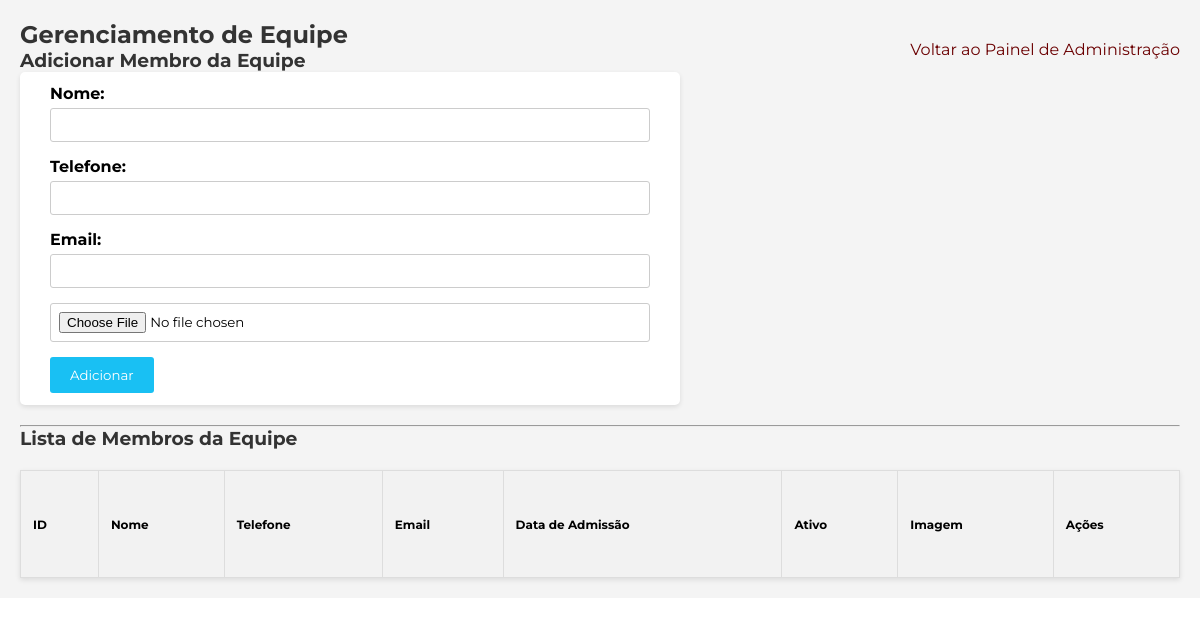
Page /gerenciamentoequipe on the earlier database version.
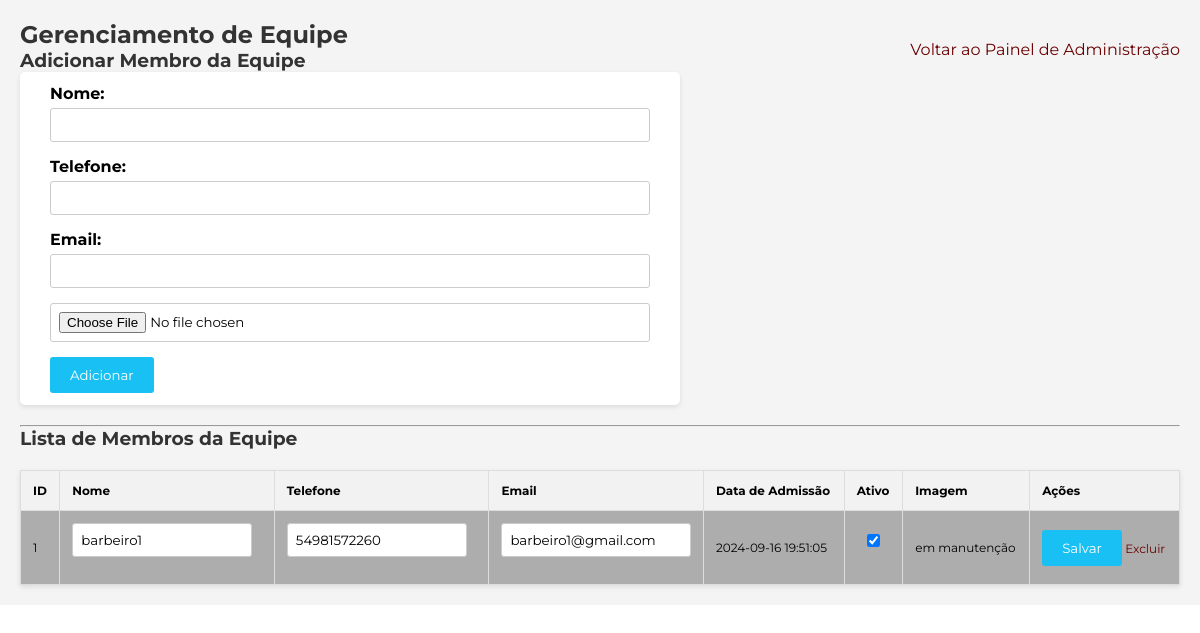
Same page on the later database version.
### tables this page shows
CREATE TABLE Equipe (
            equipe_id INTEGER PRIMARY KEY AUTOINCREMENT,
            nome TEXT NOT NULL,
            telefone TEXT,
            email TEXT UNIQUE,
            data_admissao TEXT DEFAULT (datetime('now')),
            ativo INTEGER DEFAULT 1,
            imagem BLOB  -- Nova coluna para armazenar o caminho da imagem
        );

### app.py (the view, shortened to what this page needs)
@app.route('/gerenciamentoequipe', methods=['GET', 'POST'])
def gerenciar_equipe():
    conn = get_db_connection()
    if request.args.get('excluir'):
        equipe_id = request.args.get('excluir')
        print(f"Excluindo membro da equipe equipe_id: {equipe_id}")  # Debug
        conn.execute('DELETE FROM Equipe WHERE equipe_id = ?', (equipe_id,))
        conn.commit()
        flash('Membro da equipe excluído com sucesso!')
    equipe = conn.execute('SELECT * FROM Equipe').fetchall()
    conn.close()
    return render_template('gerenciamento_equipe.html', equipe=equipe)

### app.py (called while the page is built)
def get_db_connection():
    conn = sqlite3.connect('barbearia.db')
    conn.row_factory = sqlite3.Row  # Permite acessar os resultados como dicionário
    return conn

### templates/gerenciamento_equipe.html (shortened to what this page needs)
<!DOCTYPE html>
<html lang="en">
<head>
    <link rel="stylesheet" type="text/css" href="{{ url_for('static', filename='css/style.css') }}">
</head>
<body class="gerenciamentobody">
        <a href="/indexadmin" class="logofixado logodireita logo"><p>Voltar ao Painel de Administração</p></a>
    <div class="gerenciamento">
    <h2>Gerenciamento de Equipe</h2>
    <h3>Adicionar Membro da Equipe</h3>
    <form action="/gerenciamentoequipe" method="POST">
        <label for="nome">Nome:</label>
        <input type="text" id="nome" name="nome" required>
        <br>
        <label for="telefone">Telefone:</label>
        <input type="text" id="telefone" name="telefone">
        <br>
        <label for="email">Email:</label>
        <input type="email" id="email" name="email" required>
        <br>
        <input type="file" name="imagem" accept="image/*">
        <br>
        <button type="submit">Adicionar</button>
    </form>
    <hr>
    <h3>Lista de Membros da Equipe</h3>
    <table border="1">
        <tr>
            <th>ID</th>
            <th>Nome</th>
            <th>Telefone</th>
            <th>Email</th>
            <th>Data de Admissão</th>
            <th>Ativo</th>
            <th>Imagem</th>
            <th>Ações</th>
        </tr>
        {% for membro in equipe %}
        <tr>
            <form action="/gerenciamentoequipe" method="POST" enctype="multipart/form-data">
                <td>{{ membro.equipe_id }}</td>
                <td>
                    <input type="text" name="nome" value="{{ membro.nome }}" required>
                </td>
                <td>
                    <input type="text" name="telefone" value="{{ membro.telefone }}">
                </td>
                <td>
                    <input type="email" name="email" value="{{ membro.email }}" required>
                </td>
                <td>{{ membro.data_admissao }}</td>
                <td>
                    <input type="checkbox" name="ativo" {% if membro.ativo == 1 %}checked{% endif %}>
                </td>
                <td>
                    {% if membro.imagem %}
                        <img src="{{ url_for('imagem', equipe_id=membro.equipe_id) }}" alt="Imagem de {{ membro.nome }}" style="width: 100px; height: auto;">
                    {% else %}
                        em manutenção
                    {% endif %}
                </td>
                <td>
                    <button type="submit" name="editar">Salvar</button>
                    <a href="?excluir={{ membro.equipe_id }}" onclick="return confirm('Tem certeza que deseja excluir este membro da equipe?');">Excluir</a>
                </td>
            </form>
        </tr>
        {% endfor %}
    </table>
</div>
</body>
</html>

Differences in the rows shown:
added Equipe: equipe_id "1", nome "barbeiro1", telefone "54981572260", email "barbeiro1@gmail.com", data_admissao "2024-09-16 19:51:05", ativo "☑"
